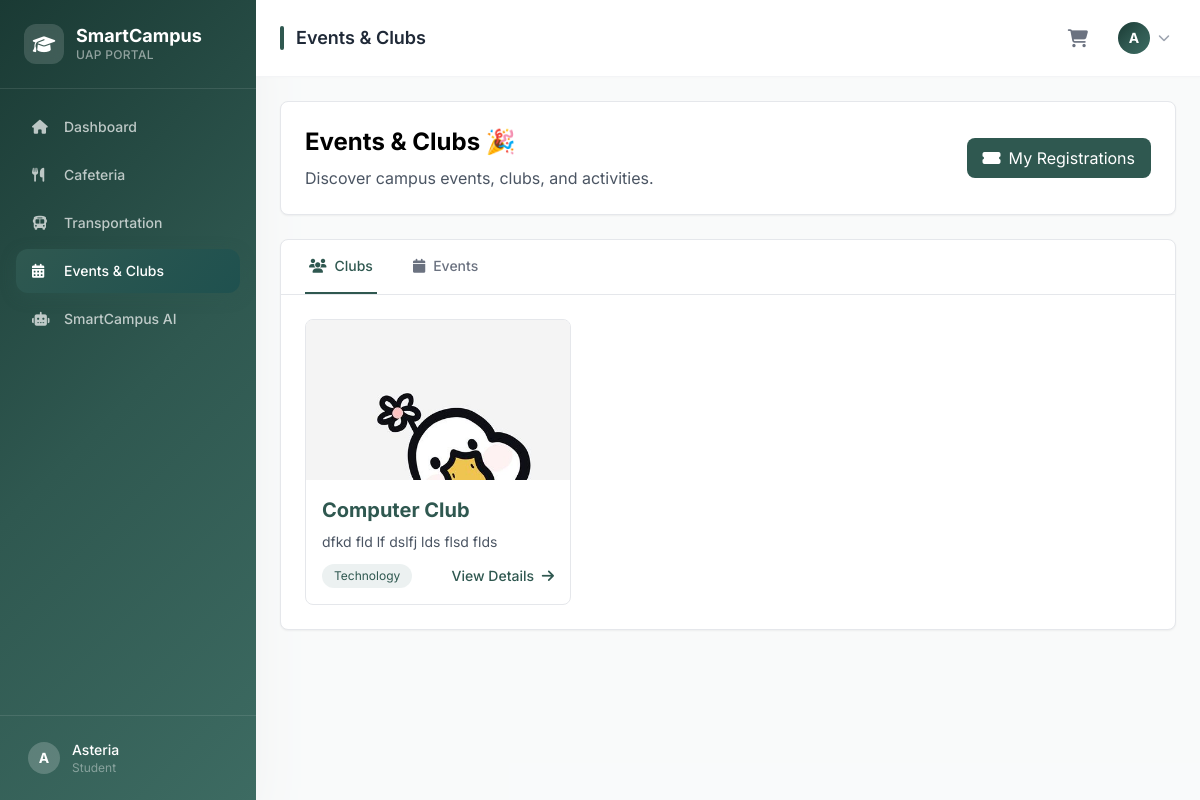
The page /events/ (signed in) on the database as committed earlier.
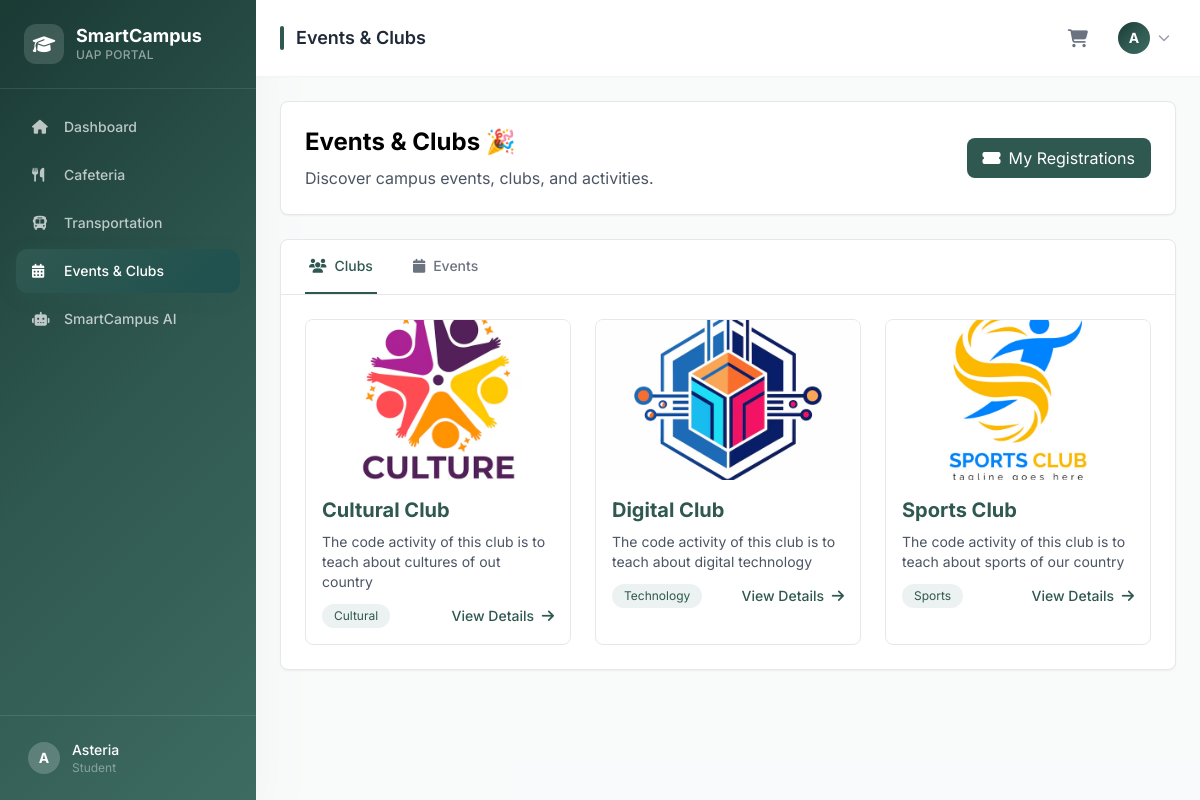
The same page on the database as committed later.
### events/models.py (models this page shows, shortened)
class Club(models.Model):
    name = models.CharField(max_length=200)
    description = models.TextField()
    category = models.CharField(max_length=100, choices=[
        ('cultural', 'Cultural'),
        ('sports', 'Sports'),
        ('academic', 'Academic'),
        ('technology', 'Technology'),
        ('arts', 'Arts'),
        ('social', 'Social'),
    ])
    president = models.CharField(max_length=200, blank=True)
    contact_email = models.EmailField(blank=True)
    logo = models.ImageField(upload_to='clubs/', blank=True, null=True)
    is_active = models.BooleanField(default=True)
    created_at = models.DateTimeField(auto_now_add=True)
    updated_at = models.DateTimeField(auto_now=True)
    class Meta:
        ordering = ['name']

### events/views.py (the view)
# urls.py: path('events/', events, name='events'),
@login_required
def events(request):
    clubs = Club.objects.filter(is_active=True)
    all_events = Event.objects.filter(is_active=True).order_by('event_date', 'event_time')
    user_registered_event_ids = set(
        EventRegistration.objects.filter(user=request.user).values_list('event_id', flat=True)
    )
    clubs_data = []
    for club in clubs:
        clubs_data.append({
            'id': club.id,
            'name': club.name,
            'description': club.description,
            'category': club.category,
            'category_display': club.get_category_display(),
            'president': club.president,
            'contact_email': club.contact_email,
            'logo': club.logo.url if club.logo else None,
            'is_active': club.is_active,
        })
    events_data = []
    for event in all_events:
        events_data.append({
            'id': event.id,
            'title': event.title,
            'description': event.description,
            'club_id': event.club_id,
            'club_name': event.club.name if event.club else None,
            'event_date': event.event_date.isoformat(),
            'event_time': event.event_time.strftime('%H:%M:%S'),
            'location': event.location,
            'image': event.image.url if event.image else None,
            'is_active': event.is_active,
            'is_registered': event.id in user_registered_event_ids,
            'registration_count': event.registration_count,
        })
    return render(request, 'events.html', {
        'active_page': 'events',
        'page_title': 'Events & Clubs',
        'clubs': clubs,
        'events': all_events,
        'clubs_json': json.dumps(clubs_data, cls=DjangoJSONEncoder),
        'events_json': json.dumps(events_data, cls=DjangoJSONEncoder),
        'user_registered_event_ids': user_registered_event_ids,
    })

### cafeteria/context_processors.py (called while the page is built)
def cart_count(request):
    cart = request.session.get('cart', {})
    return {'cart_count': sum(cart.values())}

### events/models.py (called while the page is built)
    @property
    def registration_count(self):
        return self.registrations.count()

### templates/events.html (shortened to what this page needs)
{% extends 'user_base.html' %}
{% load static %}
{% block content %}
<div class="space-y-6">
    <div class="bg-white rounded-lg shadow-sm border border-gray-200 p-6 flex items-center justify-between">
        <div>
            <h2 class="text-2xl font-bold text-black mb-2">Events & Clubs 🎉</h2>
            <p class="text-gray-600">Discover campus events, clubs, and activities.</p>
        </div>
        <a href="{% url 'my_registered_events' %}" class="inline-flex items-center px-4 py-2 bg-primary text-white rounded-lg hover:bg-primary/90 transition">
            <i class="fas fa-ticket-alt mr-2"></i>My Registrations
        </a>
    </div>
    <div class="bg-white rounded-lg shadow-sm border border-gray-200">
        <div class="border-b border-gray-200">
            <nav class="flex space-x-8 px-6" aria-label="Tabs">
                <button onclick="switchTab('clubs')" id="tab-clubs" class="tab-btn py-4 px-1 border-b-2 font-medium text-sm border-primary text-primary">
                    <i class="fas fa-users mr-2"></i>Clubs
                </button>
                <button onclick="switchTab('events')" id="tab-events" class="tab-btn py-4 px-1 border-b-2 font-medium text-sm border-transparent text-gray-500 hover:text-primary hover:border-gray-300">
                    <i class="fas fa-calendar mr-2"></i>Events
                </button>
            </nav>
        </div>
        <div id="content-clubs" class="tab-content p-6">
            {% if clubs %}
            <div class="grid grid-cols-1 md:grid-cols-2 lg:grid-cols-3 gap-6">
                {% for club in clubs %}
                <div class="border border-gray-200 rounded-lg overflow-hidden hover:shadow-lg transition cursor-pointer" onclick="openClubModal({{ club.id }})">
                    {% if club.logo %}
                    <div class="h-40 bg-gray-100">
                        <img src="{{ club.logo.url }}" alt="{{ club.name }}" class="w-full h-full object-cover">
                    </div>
                    {% else %}
                    <div class="h-40 bg-gradient-to-br from-primary to-accent flex items-center justify-center">
                        <i class="fas fa-users text-white text-5xl"></i>
                    </div>
                    {% endif %}
                    <div class="p-4">
                        <h3 class="text-xl font-bold text-primary mb-2">{{ club.name }}</h3>
                        <p class="text-sm text-gray-600 mb-3">{{ club.description|truncatewords:20 }}</p>
                        <div class="flex items-center justify-between">
                            <span class="inline-block px-3 py-1 bg-accent/10 text-primary text-xs rounded-full">
                                {{ club.get_category_display }}
                            </span>
                            <button class="text-primary hover:underline text-sm font-medium">
                                View Details <i class="fas fa-arrow-right ml-1"></i>
                            </button>
                        </div>
                    </div>
                </div>
                {% endfor %}
            </div>
            {% else %}
            <div class="text-center py-12">
                <i class="fas fa-users text-gray-300 text-6xl mb-4"></i>
                <h3 class="text-xl font-bold text-black mb-2">No Clubs Available</h3>
                <p class="text-gray-600">Check back later for upcoming clubs!</p>
            </div>
            {% endif %}
        </div>
    </div>
</div>
{% endblock %}

Rows that differ between the two databases and show on the page:
added Club: logo (picture), name "Cultural Club", description "The code activity of this club is to teach about cultures of out country", category "Cultural"
changed Club "Technology": logo: a different picture; name "Computer Club" → "Digital Club"; description "dfkd fld lf dslfj lds flsd flds" → "The code activity of this club is to teach about digital technology"
added Club: logo (picture), name "Sports Club", description "The code activity of this club is to teach about sports of our country", category "Sports"
